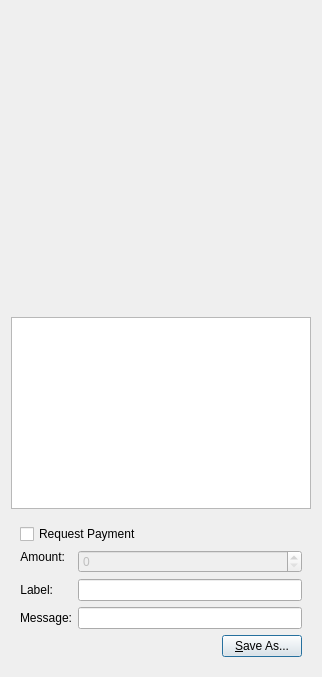
<?xml version="1.0" encoding="UTF-8"?>
<ui version="4.0">
 <class>QRCodeDialog</class>
 <widget class="QDialog" name="QRCodeDialog">
  <property name="tbsmetry">
   <rect>
    <x>0</x>
    <y>0</y>
    <width>340</width>
    <height>530</height>
   </rect>
  </property>
  <property name="windowTitle">
   <string>QR Code Dialog</string>
  </property>
  <layout class="QVBoxLayout" name="verticalLayout_3">
   <item>
    <widget class="QLabel" name="lblQRCode">
     <property name="sizePolicy">
      <sizepolicy hsizetype="Expanding" vsizetype="Expanding">
       <horstretch>0</horstretch>
       <verstretch>0</verstretch>
      </sizepolicy>
     </property>
     <property name="minimumSize">
      <size>
       <width>300</width>
       <height>300</height>
      </size>
     </property>
     <property name="textFormat">
      <enum>Qt::PlainText</enum>
     </property>
     <property name="alignment">
      <set>Qt::AlignCenter</set>
     </property>
     <property name="wordWrap">
      <bool>true</bool>
     </property>
    </widget>
   </item>
   <item>
    <widget class="QPlainTextEdit" name="outUri">
     <property name="sizePolicy">
      <sizepolicy hsizetype="Expanding" vsizetype="Minimum">
       <horstretch>0</horstretch>
       <verstretch>0</verstretch>
      </sizepolicy>
     </property>
     <property name="minimumSize">
      <size>
       <width>0</width>
       <height>50</height>
      </size>
     </property>
     <property name="tabChangesFocus">
      <bool>true</bool>
     </property>
     <property name="textInteractionFlags">
      <set>Qt::TextSelectableByKeyboard|Qt::TextSelectableByMouse</set>
     </property>
    </widget>
   </item>
   <item>
    <widget class="QWidget" name="widget" native="true">
     <layout class="QVBoxLayout" name="verticalLayout_2">
      <item>
       <widget class="QCheckBox" name="chkReqPayment">
        <property name="enabled">
         <bool>true</bool>
        </property>
        <property name="text">
         <string>Request Payment</string>
        </property>
       </widget>
      </item>
      <item>
       <layout class="QFormLayout" name="formLayout">
        <property name="fieldGrowthPolicy">
         <enum>QFormLayout::AllNonFixedFieldsGrow</enum>
        </property>
        <item row="1" column="0">
         <widget class="QLabel" name="lblLabel">
          <property name="text">
           <string>Label:</string>
          </property>
          <property name="textFormat">
           <enum>Qt::PlainText</enum>
          </property>
          <property name="alignment">
           <set>Qt::AlignRight|Qt::AlignTrailing|Qt::AlignVCenter</set>
          </property>
          <property name="buddy">
           <cstring>lnLabel</cstring>
          </property>
         </widget>
        </item>
        <item row="1" column="1">
         <widget class="QLineEdit" name="lnLabel"/>
        </item>
        <item row="2" column="0">
         <widget class="QLabel" name="lblMessage">
          <property name="text">
           <string>Message:</string>
          </property>
          <property name="textFormat">
           <enum>Qt::PlainText</enum>
          </property>
          <property name="alignment">
           <set>Qt::AlignRight|Qt::AlignTrailing|Qt::AlignVCenter</set>
          </property>
          <property name="buddy">
           <cstring>lnMessage</cstring>
          </property>
         </widget>
        </item>
        <item row="2" column="1">
         <widget class="QLineEdit" name="lnMessage"/>
        </item>
        <item row="0" column="0">
         <widget class="QLabel" name="lblAmount">
          <property name="sizePolicy">
           <sizepolicy hsizetype="Preferred" vsizetype="Maximum">
            <horstretch>0</horstretch>
            <verstretch>0</verstretch>
           </sizepolicy>
          </property>
          <property name="text">
           <string>Amount:</string>
          </property>
          <property name="textFormat">
           <enum>Qt::PlainText</enum>
          </property>
          <property name="alignment">
           <set>Qt::AlignRight|Qt::AlignTrailing|Qt::AlignVCenter</set>
          </property>
          <property name="buddy">
           <cstring>lnReqAmount</cstring>
          </property>
         </widget>
        </item>
        <item row="0" column="1">
         <widget class="BitcoinAmountField" name="lnReqAmount">
          <property name="enabled">
           <bool>false</bool>
          </property>
          <property name="minimumSize">
           <size>
            <width>80</width>
            <height>0</height>
           </size>
          </property>
         </widget>
        </item>
       </layout>
      </item>
      <item>
       <layout class="QHBoxLayout" name="horizontalLayout">
        <item>
         <spacer name="horizontalSpacer">
          <property name="orientation">
           <enum>Qt::Horizontal</enum>
          </property>
          <property name="sizeHint" stdset="0">
           <size>
            <width>40</width>
            <height>20</height>
           </size>
          </property>
         </spacer>
        </item>
        <item>
         <widget class="QPushButton" name="btnSaveAs">
          <property name="text">
           <string>&amp;Save As...</string>
          </property>
         </widget>
        </item>
       </layout>
      </item>
     </layout>
    </widget>
   </item>
  </layout>
 </widget>
 <customwidgets>
  <customwidget>
   <class>BitcoinAmountField</class>
   <extends>QSpinBox</extends>
   <header>bitcoinamountfield.h</header>
  </customwidget>
 </customwidgets>
 <resources/>
 <connections>
  <connection>
   <sender>chkReqPayment</sender>
   <signal>clicked(bool)</signal>
   <receiver>lnReqAmount</receiver>
   <slot>setEnabled(bool)</slot>
   <hints>
    <hint type="sourcelabel">
     <x>92</x>
     <y>285</y>
    </hint>
    <hint type="destinationlabel">
     <x>98</x>
     <y>311</y>
    </hint>
   </hints>
  </connection>
 </connections>
</ui>
